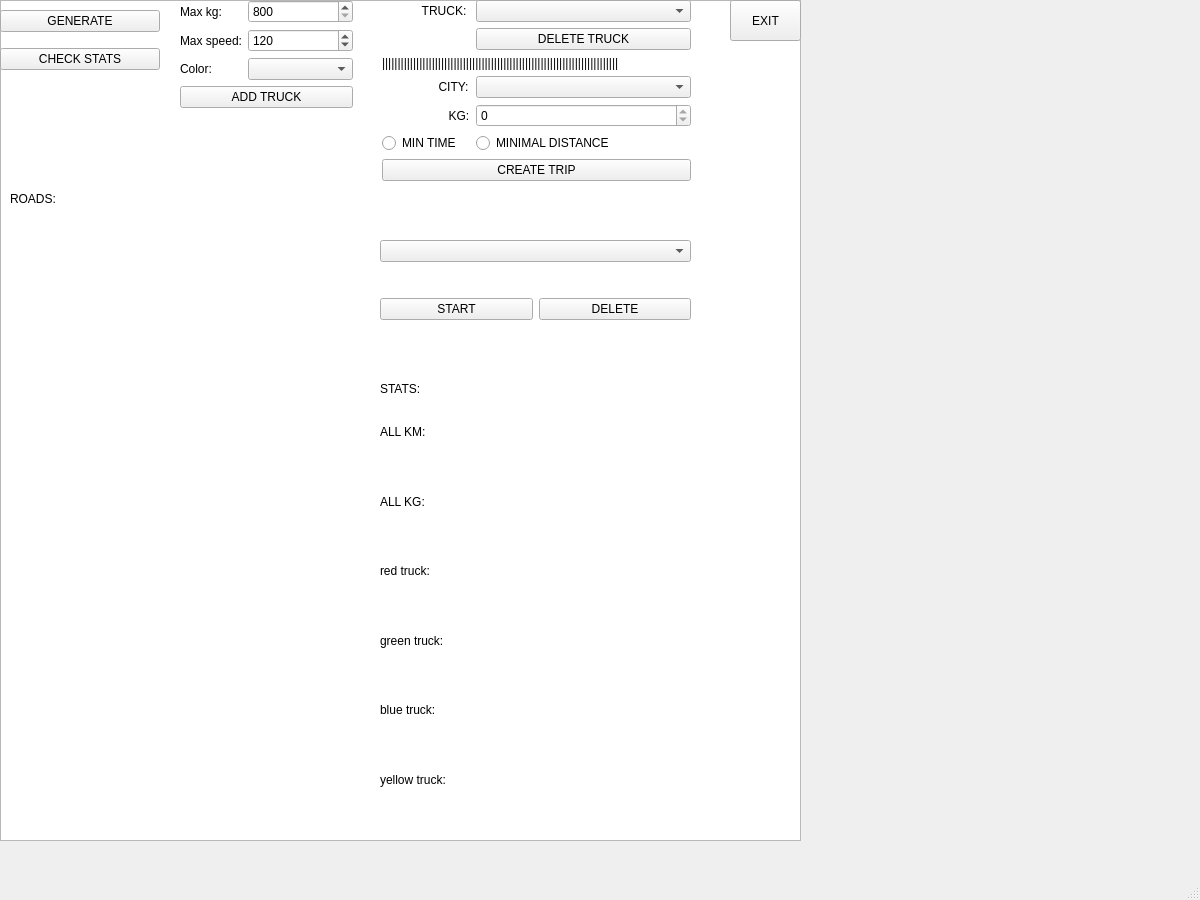
<?xml version="1.0" encoding="UTF-8"?>
<ui version="4.0">
 <class>MainWindow</class>
 <widget class="QMainWindow" name="MainWindow">
  <property name="geometry">
   <rect>
    <x>0</x>
    <y>0</y>
    <width>1200</width>
    <height>900</height>
   </rect>
  </property>
  <property name="windowTitle">
   <string>MainWindow</string>
  </property>
  <widget class="QWidget" name="centralwidget">
   <widget class="QGraphicsView" name="graphicsView">
    <property name="geometry">
     <rect>
      <x>0</x>
      <y>0</y>
      <width>801</width>
      <height>841</height>
     </rect>
    </property>
    <property name="verticalScrollBarPolicy">
     <enum>Qt::ScrollBarAlwaysOff</enum>
    </property>
    <property name="horizontalScrollBarPolicy">
     <enum>Qt::ScrollBarAlwaysOff</enum>
    </property>
    <property name="sceneRect">
     <rectf>
      <x>0.000000000000000</x>
      <y>0.000000000000000</y>
      <width>1920.000000000000000</width>
      <height>1080.000000000000000</height>
     </rectf>
    </property>
    <property name="viewportUpdateMode">
     <enum>QGraphicsView::FullViewportUpdate</enum>
    </property>
   </widget>
   <widget class="QPushButton" name="exit">
    <property name="geometry">
     <rect>
      <x>730</x>
      <y>0</y>
      <width>71</width>
      <height>41</height>
     </rect>
    </property>
    <property name="text">
     <string>EXIT</string>
    </property>
   </widget>
   <widget class="QWidget" name="formLayoutWidget">
    <property name="geometry">
     <rect>
      <x>180</x>
      <y>0</y>
      <width>173</width>
      <height>122</height>
     </rect>
    </property>
    <layout class="QFormLayout" name="formLayout">
     <item row="0" column="0">
      <widget class="QLabel" name="labelKG">
       <property name="text">
        <string>Max kg:</string>
       </property>
      </widget>
     </item>
     <item row="0" column="1">
      <widget class="QSpinBox" name="spinBoxMAXKG">
       <property name="minimum">
        <number>800</number>
       </property>
       <property name="maximum">
        <number>2500</number>
       </property>
       <property name="singleStep">
        <number>50</number>
       </property>
      </widget>
     </item>
     <item row="1" column="1">
      <widget class="QSpinBox" name="spinBoxMAXSPEED">
       <property name="minimum">
        <number>60</number>
       </property>
       <property name="maximum">
        <number>220</number>
       </property>
       <property name="singleStep">
        <number>5</number>
       </property>
       <property name="value">
        <number>120</number>
       </property>
      </widget>
     </item>
     <item row="3" column="0" colspan="2">
      <widget class="QPushButton" name="addTruck">
       <property name="text">
        <string>ADD TRUCK</string>
       </property>
      </widget>
     </item>
     <item row="1" column="0">
      <widget class="QLabel" name="labelMAXSPEED">
       <property name="text">
        <string>Max speed:</string>
       </property>
      </widget>
     </item>
     <item row="2" column="0">
      <widget class="QLabel" name="color">
       <property name="text">
        <string>Color:</string>
       </property>
      </widget>
     </item>
     <item row="2" column="1">
      <widget class="QComboBox" name="colorBox"/>
     </item>
    </layout>
   </widget>
   <widget class="QWidget" name="verticalLayoutWidget">
    <property name="geometry">
     <rect>
      <x>0</x>
      <y>0</y>
      <width>160</width>
      <height>80</height>
     </rect>
    </property>
    <layout class="QVBoxLayout" name="verticalLayout_5">
     <item>
      <widget class="QPushButton" name="generate">
       <property name="text">
        <string>GENERATE</string>
       </property>
      </widget>
     </item>
     <item>
      <widget class="QPushButton" name="checkStats">
       <property name="text">
        <string>CHECK STATS</string>
       </property>
      </widget>
     </item>
    </layout>
   </widget>
   <widget class="QWidget" name="formLayoutWidget_2">
    <property name="geometry">
     <rect>
      <x>382</x>
      <y>0</y>
      <width>309</width>
      <height>204</height>
     </rect>
    </property>
    <layout class="QFormLayout" name="formLayout_2">
     <item row="0" column="0">
      <widget class="QLabel" name="truck">
       <property name="text">
        <string>            TRUCK:</string>
       </property>
      </widget>
     </item>
     <item row="0" column="1">
      <widget class="QComboBox" name="truckBox"/>
     </item>
     <item row="1" column="1">
      <widget class="QPushButton" name="deleteTruck">
       <property name="text">
        <string>DELETE TRUCK</string>
       </property>
      </widget>
     </item>
     <item row="3" column="0">
      <widget class="QLabel" name="city">
       <property name="text">
        <string>                 CITY:</string>
       </property>
      </widget>
     </item>
     <item row="3" column="1">
      <widget class="QComboBox" name="cityBox"/>
     </item>
     <item row="4" column="0">
      <widget class="QLabel" name="label">
       <property name="text">
        <string>                    KG:</string>
       </property>
      </widget>
     </item>
     <item row="4" column="1">
      <widget class="QSpinBox" name="kgSpinBox">
       <property name="minimum">
        <number>0</number>
       </property>
       <property name="maximum">
        <number>0</number>
       </property>
       <property name="singleStep">
        <number>50</number>
       </property>
      </widget>
     </item>
     <item row="5" column="0">
      <widget class="QRadioButton" name="radioButtonTIME">
       <property name="text">
        <string>MIN TIME</string>
       </property>
      </widget>
     </item>
     <item row="5" column="1">
      <widget class="QRadioButton" name="radioButtonMINDIST">
       <property name="text">
        <string>MINIMAL DISTANCE</string>
       </property>
      </widget>
     </item>
     <item row="6" column="0" colspan="2">
      <widget class="QPushButton" name="createTrip">
       <property name="text">
        <string>CREATE TRIP</string>
       </property>
      </widget>
     </item>
     <item row="2" column="0" colspan="2">
      <widget class="QLabel" name="label_2">
       <property name="text">
        <string>||||||||||||||||||||||||||||||||||||||||||||||||||||||||||||||||||||||||||||</string>
       </property>
      </widget>
     </item>
    </layout>
   </widget>
   <widget class="QWidget" name="verticalLayoutWidget_2">
    <property name="geometry">
     <rect>
      <x>10</x>
      <y>210</y>
      <width>301</width>
      <height>391</height>
     </rect>
    </property>
    <layout class="QVBoxLayout" name="roads"/>
   </widget>
   <widget class="QWidget" name="gridLayoutWidget">
    <property name="geometry">
     <rect>
      <x>380</x>
      <y>210</y>
      <width>311</width>
      <height>141</height>
     </rect>
    </property>
    <layout class="QGridLayout" name="gridLayout">
     <item row="0" column="0" colspan="2">
      <widget class="QComboBox" name="comboBoxOfTrips"/>
     </item>
     <item row="1" column="1">
      <widget class="QPushButton" name="deleteTrip">
       <property name="text">
        <string>DELETE</string>
       </property>
      </widget>
     </item>
     <item row="1" column="0">
      <widget class="QPushButton" name="startTrip">
       <property name="text">
        <string>START</string>
       </property>
      </widget>
     </item>
    </layout>
   </widget>
   <widget class="QLabel" name="roadsLabel">
    <property name="geometry">
     <rect>
      <x>10</x>
      <y>190</y>
      <width>66</width>
      <height>17</height>
     </rect>
    </property>
    <property name="text">
     <string>ROADS:</string>
    </property>
   </widget>
   <widget class="QWidget" name="gridLayoutWidget_2">
    <property name="geometry">
     <rect>
      <x>380</x>
      <y>400</y>
      <width>311</width>
      <height>411</height>
     </rect>
    </property>
    <layout class="QGridLayout" name="stats">
     <item row="3" column="0">
      <widget class="QLabel" name="greenL">
       <property name="text">
        <string>green truck:</string>
       </property>
      </widget>
     </item>
     <item row="0" column="0">
      <widget class="QLabel" name="label_9">
       <property name="text">
        <string>ALL KM:</string>
       </property>
      </widget>
     </item>
     <item row="1" column="0">
      <widget class="QLabel" name="label_7">
       <property name="text">
        <string>ALL KG:</string>
       </property>
      </widget>
     </item>
     <item row="0" column="1">
      <widget class="QLabel" name="allKm">
       <property name="text">
        <string/>
       </property>
      </widget>
     </item>
     <item row="2" column="1">
      <widget class="QLabel" name="red">
       <property name="text">
        <string/>
       </property>
      </widget>
     </item>
     <item row="3" column="1">
      <widget class="QLabel" name="green">
       <property name="text">
        <string/>
       </property>
      </widget>
     </item>
     <item row="1" column="1">
      <widget class="QLabel" name="allKg">
       <property name="text">
        <string/>
       </property>
      </widget>
     </item>
     <item row="2" column="0">
      <widget class="QLabel" name="redL">
       <property name="text">
        <string>red truck:</string>
       </property>
      </widget>
     </item>
     <item row="4" column="0">
      <widget class="QLabel" name="blueL">
       <property name="text">
        <string>blue truck:</string>
       </property>
      </widget>
     </item>
     <item row="4" column="1">
      <widget class="QLabel" name="blue">
       <property name="text">
        <string/>
       </property>
      </widget>
     </item>
     <item row="5" column="0">
      <widget class="QLabel" name="yellowL">
       <property name="text">
        <string>yellow truck:</string>
       </property>
      </widget>
     </item>
     <item row="5" column="1">
      <widget class="QLabel" name="yellow">
       <property name="text">
        <string/>
       </property>
      </widget>
     </item>
    </layout>
   </widget>
   <widget class="QLabel" name="statsLabel">
    <property name="geometry">
     <rect>
      <x>380</x>
      <y>380</y>
      <width>66</width>
      <height>17</height>
     </rect>
    </property>
    <property name="text">
     <string>STATS:</string>
    </property>
   </widget>
  </widget>
  <widget class="QMenuBar" name="menubar">
   <property name="geometry">
    <rect>
     <x>0</x>
     <y>0</y>
     <width>1200</width>
     <height>22</height>
    </rect>
   </property>
  </widget>
  <widget class="QStatusBar" name="statusbar"/>
 </widget>
 <resources/>
 <connections/>
</ui>
